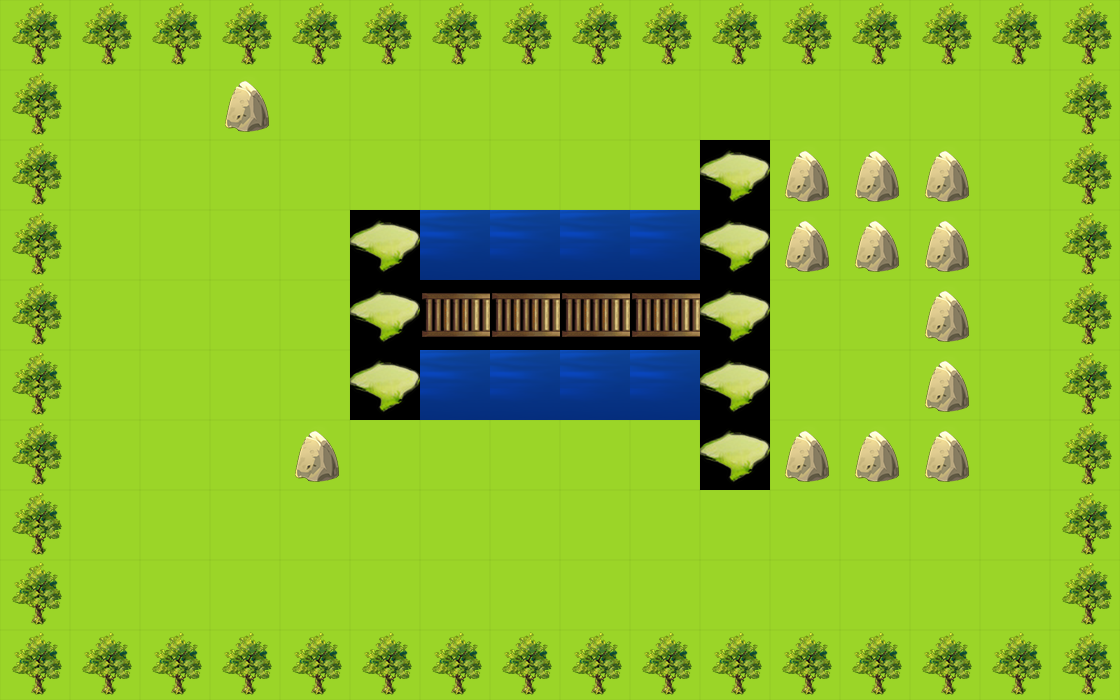

Rendered tile map (Tiled .tmx) drawn with the repository's tilesets; below, a short description and the map source with its tile grids summarised:
An orthogonal 16x10 tile map with 70x70 px tiles, 2 tile layers (bgLayer, walkLayer) and 6 objects (player, key, exit, box_1, box_3, ...).

<map version="1.0" orientation="orthogonal" renderorder="right-down" width="16" height="10" tilewidth="70" tileheight="70" nextobjectid="7">
 <tileset firstgid="1" name="素材" tilewidth="70" tileheight="70" tilecount="100">
  <image source="素材.png" width="700" height="700" />
 </tileset>
 <layer name="bgLayer" width="16" height="10">
  <data>[160 cells, 160 non-empty, 4 distinct tile ids]</data>
 </layer>
 <layer name="walkLayer" width="16" height="10">
  <data>[160 cells, 61 non-empty, 2 distinct tile ids]</data>
 </layer>
 <objectgroup name="object0">
  <object id="1" name="player" x="70" y="70" width="70" height="70">
   <properties>
    <property name="hp" value="860" />
   </properties>
  </object>
 </objectgroup>
 <objectgroup name="object1">
  <object id="2" name="key" x="280" y="350" width="70" height="70" />
  <object id="3" name="exit" x="700" y="280" width="70" height="70" />
 </objectgroup>
 <objectgroup name="object2">
  <object id="4" name="box_1" x="70" y="560" width="70" height="70" />
  <object id="5" name="box_3" x="840" y="280" width="70" height="70" />
  <object id="6" name="box_2" x="980" y="560" width="70" height="70" />
 </objectgroup>
</map>
